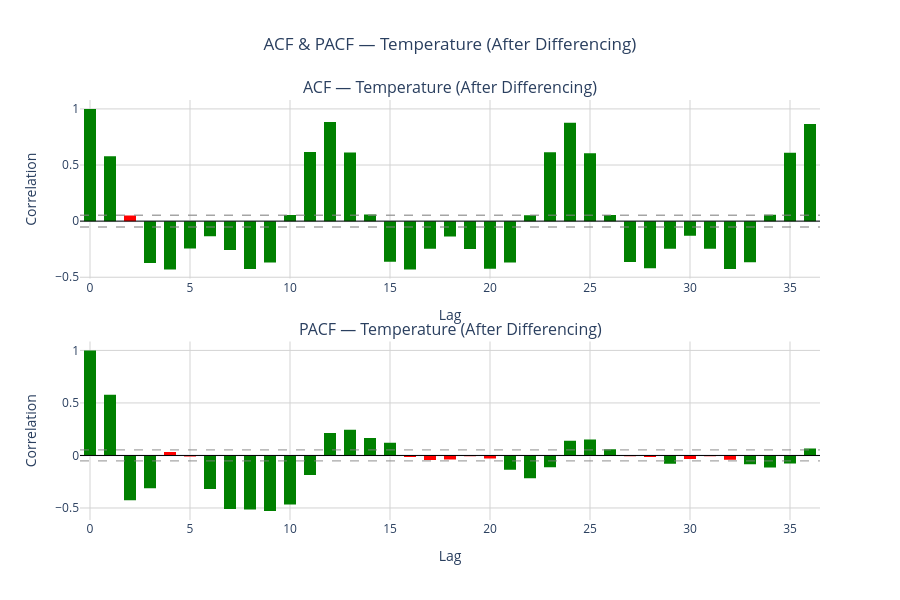

The notebook cell this image was saved under:
### Markdown cell above
> ### 2.7 ACF & PACF

### Code cell
from statsmodels.tsa.stattools import acf, pacf

acf_values  = acf(diff_series, nlags=36)
pacf_values = pacf(diff_series, nlags=36)
lags = list(range(len(acf_values)))
n    = len(diff_series)
ci   = 1.96 / (n ** 0.5)

fig = make_subplots(rows=2, cols=1,
    subplot_titles=('ACF — Temperature (After Differencing)',
                    'PACF — Temperature (After Differencing)'),
    vertical_spacing=0.15)
fig.add_trace(go.Bar(x=lags, y=acf_values, name='ACF', width=0.6,
    marker=dict(color=['Green' if abs(v) > ci else 'Red' for v in acf_values],line=dict(width=0))), row=1, col=1)
fig.add_trace(go.Bar(x=lags, y=pacf_values, name='PACF', width=0.6,
    marker=dict(color=['Green' if abs(v) > ci else 'Red' for v in pacf_values],line=dict(width=0))), row=2, col=1)
for row in [1, 2]:
    fig.add_hline(y=ci,  line_dash='dash', line_color='gray', line_width=1.3, opacity=0.7, row=row, col=1)
    fig.add_hline(y=-ci, line_dash='dash', line_color='gray', line_width=1.3, opacity=0.7, row=row, col=1)
    fig.add_hline(y=0,   line_color='black', line_width=1, row=row, col=1)
fig.update_layout(
    title={'text': 'ACF & PACF — Temperature (After Differencing)','x': 0.5},
    template='plotly_white', paper_bgcolor='white', plot_bgcolor='white',
    showlegend=False, height=600)
fig.update_xaxes(title_text='Lag', showgrid=True, gridcolor='lightgray')
fig.update_yaxes(title_text='Correlation', showgrid=True, gridcolor='lightgray')
fig.show()

### Figure 1 — Plotly figure (JSON) as saved in the notebook; plotly's stock layout.template omitted (floating-point values rounded to 4 significant figures)
{"data": [{"marker": {"color": ["Green", "Green", "Red", "Green", "Green", "Green", "Green", "Green", "Green", "Green", "Green", "Green", "Green", "Green", "Green", "Green", "Green", "Green", "Green", "Green", "Green", "Green", "Green", "Green", "Green", "Green", "Green", "Green", "Green", "Green", "Green", "Green", "Green", "Green", "Green", "Green", "Green"], "line": {"width": 0}}, "name": "ACF", "type": "bar", "width": 0.6, "x": [0, 1, 2, 3, 4, 5, 6, 7, 8, 9, 10, 11, 12, 13, 14, 15, 16, 17, 18, 19, 20, 21, 22, 23, 24, 25, 26, 27, 28, 29, 30, 31, 32, 33, 34, 35, 36], "xaxis": "x", "y": [1.0, 0.5778, 0.05052, -0.374, -0.4309, -0.2441, -0.134, -0.2567, -0.4271, -0.3686, 0.05415, 0.6158, 0.8836, 0.6106, 0.05842, -0.3611, -0.4317, -0.2458, -0.1365, -0.2478, -0.4247, -0.3691, 0.05252, 0.6145, 0.8777, 0.6052, 0.05379, -0.3639, -0.4193, -0.2462, -0.1307, -0.2471, -0.4262, -0.3656, 0.05715, 0.6089, 0.8662], "yaxis": "y"}, {"marker": {"color": ["Green", "Green", "Green", "Green", "Red", "Red", "Green", "Green", "Green", "Green", "Green", "Green", "Green", "Green", "Green", "Green", "Red", "Red", "Red", "Red", "Red", "Green", "Green", "Green", "Green", "Green", "Green", "Red", "Red", "Green", "Red", "Red", "Red", "Green", "Green", "Green", "Green"], "line": {"width": 0}}, "name": "PACF", "type": "bar", "width": 0.6, "x": [0, 1, 2, 3, 4, 5, 6, 7, 8, 9, 10, 11, 12, 13, 14, 15, 16, 17, 18, 19, 20, 21, 22, 23, 24, 25, 26, 27, 28, 29, 30, 31, 32, 33, 34, 35, 36], "xaxis": "x2", "y": [1.0, 0.5782, -0.4263, -0.3123, 0.03288, -0.009933, -0.3197, -0.5096, -0.5132, -0.5294, -0.4672, -0.1861, 0.2143, 0.2448, 0.1664, 0.1209, -0.01429, -0.04285, -0.03894, -0.008342, -0.02989, -0.1349, -0.2177, -0.1112, 0.1406, 0.1511, 0.0596, -0.006717, -0.01525, -0.07779, -0.03312, -0.008159, -0.03992, -0.08323, -0.1142, -0.07665, 0.06653], "yaxis": "y2"}], "layout": {"annotations": [{"font": {"size": 16}, "showarrow": false, "text": "ACF — Temperature (After Differencing)", "x": 0.5, "xanchor": "center", "xref": "paper", "y": 1, "yanchor": "bottom", "yref": "paper"}, {"font": {"size": 16}, "showarrow": false, "text": "PACF — Temperature (After Differencing)", "x": 0.5, "xanchor": "center", "xref": "paper", "y": 0.425, "yanchor": "bottom", "yref": "paper"}], "height": 600, "paper_bgcolor": "white", "plot_bgcolor": "white", "shapes": [{"line": {"color": "gray", "dash": "dash", "width": 1.3}, "opacity": 0.7, "type": "line", "x0": 0, "x1": 1, "xref": "x domain", "y0": 0.05233, "y1": 0.05233, "yref": "y"}, {"line": {"color": "gray", "dash": "dash", "width": 1.3}, "opacity": 0.7, "type": "line", "x0": 0, "x1": 1, "xref": "x domain", "y0": -0.05233, "y1": -0.05233, "yref": "y"}, {"line": {"color": "black", "width": 1}, "type": "line", "x0": 0, "x1": 1, "xref": "x domain", "y0": 0, "y1": 0, "yref": "y"}, {"line": {"color": "gray", "dash": "dash", "width": 1.3}, "opacity": 0.7, "type": "line", "x0": 0, "x1": 1, "xref": "x2 domain", "y0": 0.05233, "y1": 0.05233, "yref": "y2"}, {"line": {"color": "gray", "dash": "dash", "width": 1.3}, "opacity": 0.7, "type": "line", "x0": 0, "x1": 1, "xref": "x2 domain", "y0": -0.05233, "y1": -0.05233, "yref": "y2"}, {"line": {"color": "black", "width": 1}, "type": "line", "x0": 0, "x1": 1, "xref": "x2 domain", "y0": 0, "y1": 0, "yref": "y2"}], "showlegend": false, "title": {"text": "ACF & PACF — Temperature (After Differencing)", "x": 0.5}, "xaxis": {"anchor": "y", "domain": [0, 1], "gridcolor": "lightgray", "showgrid": true, "title": {"text": "Lag"}}, "xaxis2": {"anchor": "y2", "domain": [0, 1], "gridcolor": "lightgray", "showgrid": true, "title": {"text": "Lag"}}, "yaxis": {"anchor": "x", "domain": [0.575, 1], "gridcolor": "lightgray", "showgrid": true, "title": {"text": "Correlation"}}, "yaxis2": {"anchor": "x2", "domain": [0, 0.425], "gridcolor": "lightgray", "showgrid": true, "title": {"text": "Correlation"}}}}
